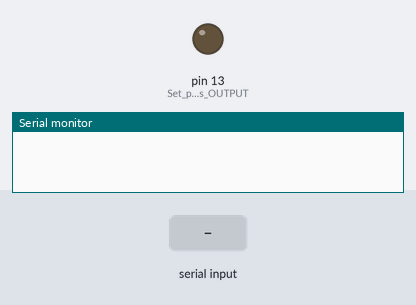
Simulated run of this sketch. Board: Arduino Uno, built with avr-gcc and run on an emulated ATmega328P. Shown: output pins drawn as LEDs (lit = HIGH), the last lines printed to the serial monitor. The inputs (shaded band) are chosen by the test bench.

Above: at 1.2 s.
1.3 s: "<90,45>" received over Serial
At 1.8 s:
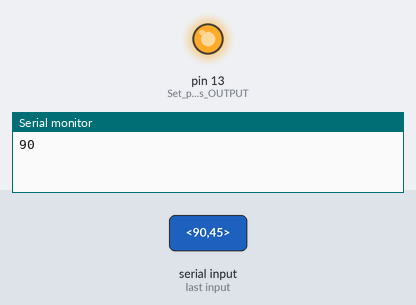
2.8 s: "<5>" received over Serial
At 4.0 s:
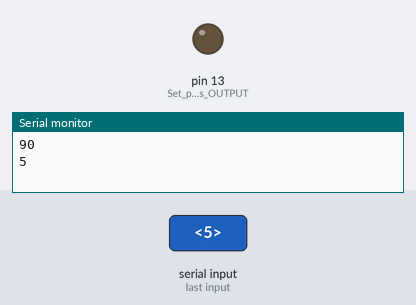
4.3 s: "<30,150>" received over Serial
At 5.3 s:
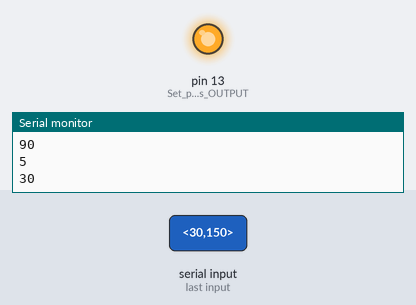
Timing chart, 0 to 7.3 s (numbered marks = the images above; inputs shaded):
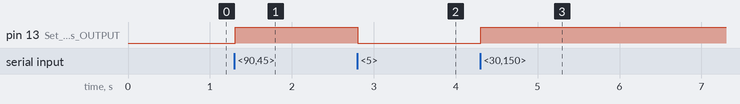

The sketch:

toggle_pin_output_based_on_usb_input.ino
```cpp
String inputString = "";  // A String to hold incoming data
boolean stringComplete = false;  // Whether the string is complete

void setup() {
  Serial.begin(9600);  // Start serial communication at 9600 baud
  pinMode(13, OUTPUT);  // Set pin 13 as OUTPUT
}

void loop() {
  while (Serial.available()) {
    // Get the new byte:
    char inChar = (char)Serial.read();
    // Add it to the inputString:
    inputString += inChar;
    // If the incoming character is the end delimiter, set stringComplete:
    if (inChar == '>') {
      stringComplete = true;
    }
  }

  if (stringComplete) {
    // Look for the start ('<') and end ('>') delimiters
    int startIndex = inputString.indexOf('<');
    int endIndex = inputString.lastIndexOf('>'); // Use lastIndexOf in case of multiple messages

    // If both delimiters are found, parse the integer
    if (startIndex >= 0 && endIndex > startIndex) {
      String numberString = inputString.substring(startIndex + 1, endIndex);
      int number = numberString.toInt();

      // Echo the received number back
      Serial.println(number);

      // Decide whether to set the pin HIGH or LOW based on the received value
      if (number > 10) {
        digitalWrite(13, HIGH);
      } else {
        digitalWrite(13, LOW);
      }

      // Clear the inputString for the next message
      inputString = "";
    }
    stringComplete = false;  // Reset the flag for the next message
  }
}
```

Measured:
- after the input at 1.3 s, pin 13 (Set_pin_13_as_OUTPUT): LOW → HIGH at once
- after the input at 2.8 s, pin 13 (Set_pin_13_as_OUTPUT): HIGH → LOW at once
- after the input at 4.3 s, pin 13 (Set_pin_13_as_OUTPUT): LOW → HIGH at once
